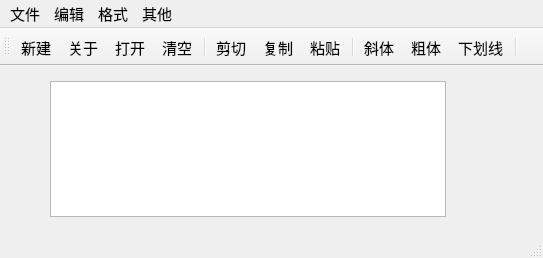
<?xml version="1.0" encoding="UTF-8"?>
<ui version="4.0">
 <class>QWMainWind</class>
 <widget class="QMainWindow" name="QWMainWind">
  <property name="geometry">
   <rect>
    <x>0</x>
    <y>0</y>
    <width>543</width>
    <height>258</height>
   </rect>
  </property>
  <property name="font">
   <font>
    <pointsize>11</pointsize>
   </font>
  </property>
  <property name="windowTitle">
   <string>QWMainWind</string>
  </property>
  <widget class="QWidget" name="centralWidget">
   <widget class="QTextEdit" name="txtEdit">
    <property name="geometry">
     <rect>
      <x>50</x>
      <y>15</y>
      <width>396</width>
      <height>136</height>
     </rect>
    </property>
    <property name="font">
     <font>
      <pointsize>16</pointsize>
     </font>
    </property>
   </widget>
  </widget>
  <widget class="QMenuBar" name="menuBar">
   <property name="geometry">
    <rect>
     <x>0</x>
     <y>0</y>
     <width>543</width>
     <height>20</height>
    </rect>
   </property>
   <widget class="QMenu" name="menu">
    <property name="title">
     <string>文件</string>
    </property>
    <addaction name="actNew"/>
    <addaction name="actOpen"/>
    <addaction name="separator"/>
    <addaction name="actClose"/>
   </widget>
   <widget class="QMenu" name="menu_2">
    <property name="title">
     <string>编辑</string>
    </property>
    <addaction name="actCut"/>
    <addaction name="actCopy"/>
    <addaction name="actPaste"/>
    <addaction name="separator"/>
    <addaction name="actClear"/>
   </widget>
   <widget class="QMenu" name="menu_3">
    <property name="title">
     <string>格式</string>
    </property>
    <addaction name="actFontBold"/>
    <addaction name="actFontItalic"/>
    <addaction name="actFontUnder"/>
    <addaction name="separator"/>
    <addaction name="actToolbarLab"/>
   </widget>
   <widget class="QMenu" name="menu_4">
    <property name="title">
     <string>其他</string>
    </property>
    <addaction name="actAbout"/>
   </widget>
   <addaction name="menu"/>
   <addaction name="menu_2"/>
   <addaction name="menu_3"/>
   <addaction name="menu_4"/>
  </widget>
  <widget class="QToolBar" name="mainToolBar">
   <property name="toolButtonStyle">
    <enum>Qt::ToolButtonStyle::ToolButtonTextUnderIcon</enum>
   </property>
   <attribute name="toolBarArea">
    <enum>TopToolBarArea</enum>
   </attribute>
   <attribute name="toolBarBreak">
    <bool>false</bool>
   </attribute>
   <addaction name="actNew"/>
   <addaction name="actAbout"/>
   <addaction name="actOpen"/>
   <addaction name="actClear"/>
   <addaction name="separator"/>
   <addaction name="actCut"/>
   <addaction name="actCopy"/>
   <addaction name="actPaste"/>
   <addaction name="separator"/>
   <addaction name="actFontItalic"/>
   <addaction name="actFontBold"/>
   <addaction name="actFontUnder"/>
   <addaction name="separator"/>
  </widget>
  <widget class="QStatusBar" name="statusBar"/>
  <action name="actCut">
   <property name="icon">
    <iconset resource="res.qrc">
     <normaloff>:/images/images/cut.bmp</normaloff>:/images/images/cut.bmp</iconset>
   </property>
   <property name="text">
    <string>剪切</string>
   </property>
   <property name="toolTip">
    <string>剪切</string>
   </property>
   <property name="shortcut">
    <string>Ctrl+X</string>
   </property>
  </action>
  <action name="actCopy">
   <property name="icon">
    <iconset resource="res.qrc">
     <normaloff>:/images/images/120.bmp</normaloff>:/images/images/120.bmp</iconset>
   </property>
   <property name="text">
    <string>复制</string>
   </property>
   <property name="toolTip">
    <string>复制</string>
   </property>
   <property name="shortcut">
    <string>Ctrl+C</string>
   </property>
  </action>
  <action name="actPaste">
   <property name="icon">
    <iconset resource="res.qrc">
     <normaloff>:/images/images/paste.bmp</normaloff>:/images/images/paste.bmp</iconset>
   </property>
   <property name="text">
    <string>粘贴</string>
   </property>
   <property name="toolTip">
    <string>粘贴</string>
   </property>
   <property name="shortcut">
    <string>Ctrl+V</string>
   </property>
  </action>
  <action name="actFontBold">
   <property name="checkable">
    <bool>true</bool>
   </property>
   <property name="icon">
    <iconset resource="res.qrc">
     <normaloff>:/images/images/BLD.BMP</normaloff>:/images/images/BLD.BMP</iconset>
   </property>
   <property name="text">
    <string>粗体</string>
   </property>
   <property name="toolTip">
    <string>粗体</string>
   </property>
  </action>
  <action name="actFontItalic">
   <property name="checkable">
    <bool>true</bool>
   </property>
   <property name="icon">
    <iconset resource="res.qrc">
     <normaloff>:/images/images/ITL.BMP</normaloff>:/images/images/ITL.BMP</iconset>
   </property>
   <property name="text">
    <string>斜体</string>
   </property>
   <property name="toolTip">
    <string>斜体</string>
   </property>
  </action>
  <action name="actFontUnder">
   <property name="checkable">
    <bool>true</bool>
   </property>
   <property name="icon">
    <iconset resource="res.qrc">
     <normaloff>:/images/images/WORDUNDR.BMP</normaloff>:/images/images/WORDUNDR.BMP</iconset>
   </property>
   <property name="text">
    <string>下划线</string>
   </property>
   <property name="toolTip">
    <string>下划线</string>
   </property>
  </action>
  <action name="actClose">
   <property name="icon">
    <iconset resource="res.qrc">
     <normaloff>:/images/images/exit.bmp</normaloff>:/images/images/exit.bmp</iconset>
   </property>
   <property name="text">
    <string>退出</string>
   </property>
   <property name="toolTip">
    <string>退出</string>
   </property>
  </action>
  <action name="actOpen">
   <property name="icon">
    <iconset resource="res.qrc">
     <normaloff>:/images/images/open3.bmp</normaloff>:/images/images/open3.bmp</iconset>
   </property>
   <property name="text">
    <string>打开...</string>
   </property>
   <property name="toolTip">
    <string>打开文件</string>
   </property>
   <property name="shortcut">
    <string>Ctrl+O</string>
   </property>
  </action>
  <action name="actClear">
   <property name="icon">
    <iconset resource="res.qrc">
     <normaloff>:/images/images/103.bmp</normaloff>:/images/images/103.bmp</iconset>
   </property>
   <property name="text">
    <string>清空</string>
   </property>
   <property name="toolTip">
    <string>清空内容</string>
   </property>
  </action>
  <action name="actFont">
   <property name="icon">
    <iconset resource="res.qrc">
     <normaloff>:/images/images/20.ico</normaloff>:/images/images/20.ico</iconset>
   </property>
   <property name="text">
    <string>字体...</string>
   </property>
   <property name="toolTip">
    <string>字体设置</string>
   </property>
  </action>
  <action name="actNew">
   <property name="icon">
    <iconset resource="res.qrc">
     <normaloff>:/images/images/new2.bmp</normaloff>:/images/images/new2.bmp</iconset>
   </property>
   <property name="text">
    <string>新建</string>
   </property>
   <property name="shortcut">
    <string>Ctrl+N</string>
   </property>
  </action>
  <action name="actToolbarLab">
   <property name="checkable">
    <bool>true</bool>
   </property>
   <property name="checked">
    <bool>true</bool>
   </property>
   <property name="text">
    <string>显示工具栏文字标签</string>
   </property>
   <property name="menuRole">
    <enum>QAction::MenuRole::TextHeuristicRole</enum>
   </property>
  </action>
  <action name="actAbout">
   <property name="icon">
    <iconset resource="res.qrc">
     <normaloff>:/images/images/medal-line.bmp</normaloff>:/images/images/medal-line.bmp</iconset>
   </property>
   <property name="text">
    <string>关于</string>
   </property>
   <property name="toolTip">
    <string>关于开发者</string>
   </property>
   <property name="menuRole">
    <enum>QAction::MenuRole::NoRole</enum>
   </property>
  </action>
 </widget>
 <layoutdefault spacing="6" margin="11"/>
 <resources>
  <include location="res.qrc"/>
 </resources>
 <connections>
  <connection>
   <sender>actClose</sender>
   <signal>triggered()</signal>
   <receiver>QWMainWind</receiver>
   <slot>close()</slot>
   <hints>
    <hint type="sourcelabel">
     <x>-1</x>
     <y>-1</y>
    </hint>
    <hint type="destinationlabel">
     <x>422</x>
     <y>254</y>
    </hint>
   </hints>
  </connection>
  <connection>
   <sender>actClear</sender>
   <signal>triggered()</signal>
   <receiver>txtEdit</receiver>
   <slot>clear()</slot>
   <hints>
    <hint type="sourcelabel">
     <x>-1</x>
     <y>-1</y>
    </hint>
    <hint type="destinationlabel">
     <x>260</x>
     <y>256</y>
    </hint>
   </hints>
  </connection>
  <connection>
   <sender>actCut</sender>
   <signal>triggered()</signal>
   <receiver>txtEdit</receiver>
   <slot>cut()</slot>
   <hints>
    <hint type="sourcelabel">
     <x>-1</x>
     <y>-1</y>
    </hint>
    <hint type="destinationlabel">
     <x>260</x>
     <y>256</y>
    </hint>
   </hints>
  </connection>
  <connection>
   <sender>actCopy</sender>
   <signal>triggered()</signal>
   <receiver>txtEdit</receiver>
   <slot>copy()</slot>
   <hints>
    <hint type="sourcelabel">
     <x>-1</x>
     <y>-1</y>
    </hint>
    <hint type="destinationlabel">
     <x>260</x>
     <y>256</y>
    </hint>
   </hints>
  </connection>
  <connection>
   <sender>actPaste</sender>
   <signal>triggered()</signal>
   <receiver>txtEdit</receiver>
   <slot>paste()</slot>
   <hints>
    <hint type="sourcelabel">
     <x>-1</x>
     <y>-1</y>
    </hint>
    <hint type="destinationlabel">
     <x>260</x>
     <y>256</y>
    </hint>
   </hints>
  </connection>
 </connections>
</ui>
